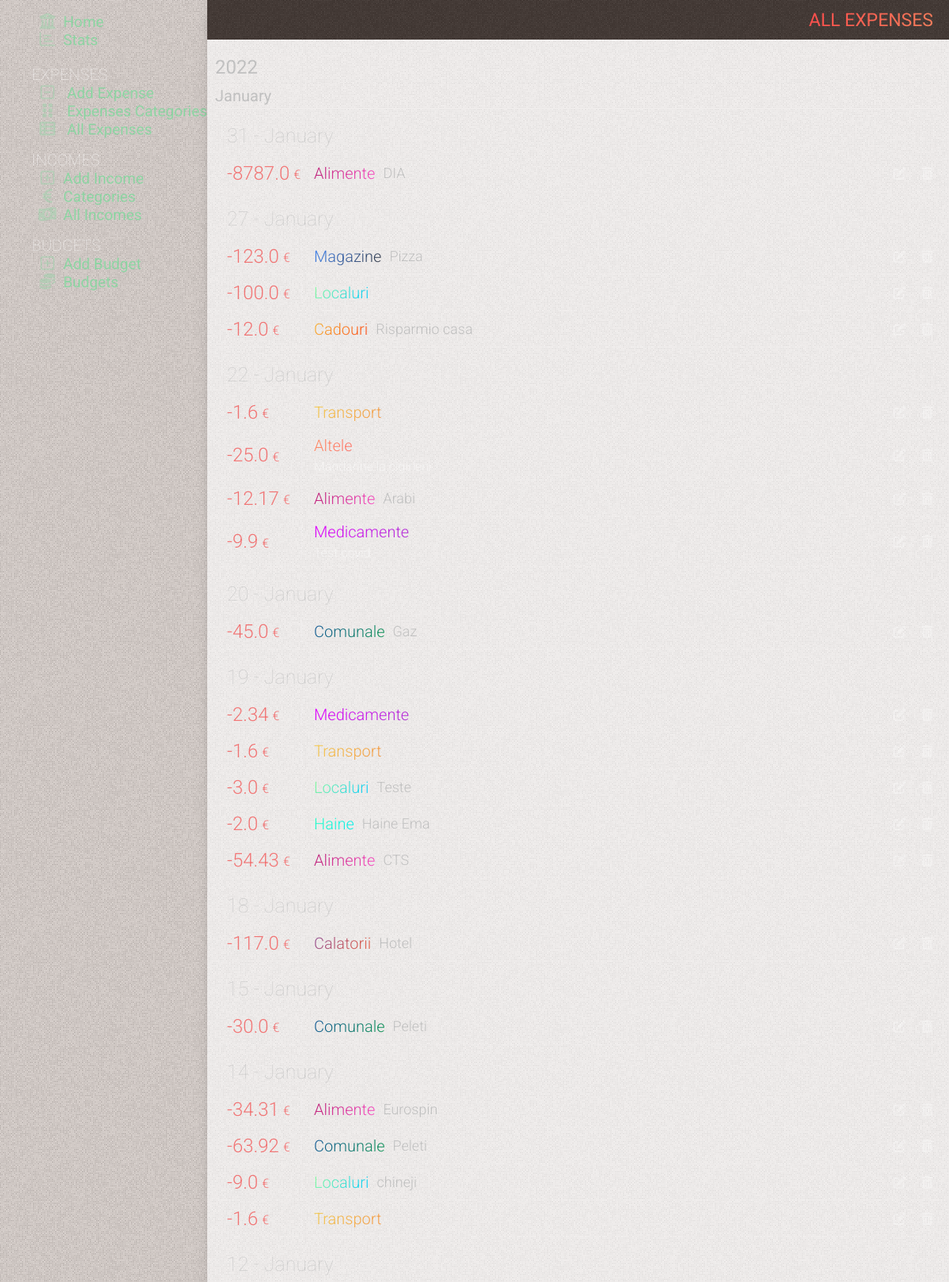
The app's page /all-expenses (upper part) with its own data.
### tables this page shows
CREATE TABLE expenses
(
    id          INTEGER PRIMARY KEY AUTOINCREMENT,
    date        TIMESTAMP NOT NULL DEFAULT CURRENT_TIMESTAMP,
    sum         REAL      NOT NULL,
    category    INTEGER   NOT NULL,
    subcategory INTEGER   NOT NULL,
    comment     TEXT

);

CREATE TABLE categories
(
    id    INTEGER PRIMARY KEY AUTOINCREMENT,
    name  TEXT NOT NULL,
    color TEXT,
    state TEXT DEFAULT false
);

CREATE TABLE subcategories
(
    id          INTEGER PRIMARY KEY AUTOINCREMENT,
    name        TEXT    NOT NULL,
    category_id INTEGER NOT NULL,
    state       TEXT DEFAULT false

);

### app.py (the view)
@app.route('/all-expenses')
def all_expenses():
    conn = get_db_connection()
    all_expenses = conn.execute(
        'SELECT sum, expenses.id as id, '
        'strftime("%d", date) as day, strftime("%m", date) as month, strftime("%Y", date) as year, '
        'categories.name as category, '
        'categories.color as color, '
        'subcategories.name as subcategory, '
        'comment '
        'FROM expenses '
        'LEFT JOIN categories on categories.id = expenses.category '
        'LEFT JOIN subcategories on subcategories.id = expenses.subcategory  '
        'ORDER BY date DESC').fetchall()
    conn.close()
    return render_template('all_expenses.html', title='All Expenses', gradient='text-gradient-red',
                           all_expenses=all_expenses)

### app.py (called while the page is built)
def get_db_connection():
    conn = sqlite3.connect('static/database.db')
    conn.row_factory = sqlite3.Row
    return conn

@app.template_filter('month_name')
def month_name(month_number):
    return calendar.month_name[month_number]

### templates/all_expenses.html (shortened to what this page needs)
{% extends 'base.html' %} {% block content %}
	<div class="page_title {{ gradient }}" >
		<span >{% block title %} {{ title }} {% endblock %}</span >
	</div >
	<div class="content" >
		{% if all_expenses|length == 0 %}
			<div class="no-results mt-50" >You have not added any expense yet. Click on (+) to add</div >
		{% else %}
			<div class="cards  relative" >
				{% for key, list in all_expenses|groupby('year')|sort(attribute='0', reverse=True) %}
					<div class="" >
						<div class="cards-year" >{{ key }} </div >
						{% for key2, list2 in list|groupby('month')|sort(attribute='0', reverse=True) %}
							<div class="" >
								<div class="cards-month" >{{ key2|int|month_name }}</div >
								{% for key3, list3 in list2|groupby('day')|sort(attribute='0', reverse=True) %}
									<div class=" subtitle2 mt-20 " >{{ key3 }} - {{ key2|int|month_name }} </div >
									{% for sum, id, day, month, year, category, color, subcategory, comment in list3 %}
										<div class="card flex items-center relative overflow-hidden flex-wrap " >
											<div class="flex items-center w-full" >
												<div class="card-info flex flex-1" >
													<div class="flex flex-1" >
														<span class="card-amount flex items-center" >  {{ sum }} <span >&euro;</span > </span >
														<div class="flex flex-col justify-center ml-15" >
															<div class="flex items-center" >
																<span class="{{ color }} card-category" >  {{ category }}  </span >
																{% if (subcategory != '') and (subcategory !=None) %}
																	<span class="card-subcategory ml-10" >  {{ subcategory }}  </span >
																{% endif %}
															</div >
															{% if (comment != '') and (comment !=None) %}
																<span class="block mt-5 card-comment" >  {{ comment }} </span >
															{% endif %}
														</div >
													</div >
													<div class="card-btns  flex items-center flex-shrink-0 ml-auto" >
														<a href="{{ id }}/edit" class="btn-ac" >
															<i class="fa-solid fa-pen-to-square" ></i >
														</a >
														<form action="{{ url_for('delete_income', id=id) }}" method="POST" >
															<button type="submit" class="btn-ac"
																			onclick="return confirm('Are you sure you want to delete this post?')" >
																<i class="fa-solid fa-trash-can" ></i >
															</button >
														</form >
													</div >
												</div >
											</div >
										</div >
									{% endfor %}
								{% endfor %}
							</div >
						{% endfor %}
					</div >
				{% endfor %}
			</div >
		{% endif %}
	</div >
{% endblock %}

### static/css/mmenu.css (style rules this page uses)
:root { --mm-line-height: 20px; --mm-listitem-size: 44px; --mm-navbar-size: 44px; --mm-offset-top: 0; --mm-offset-right: 0; --mm-offset-bottom: 0; --mm-offset-left: 0; --mm-color-border: rgba(0, 0, 0, 0.1); --mm-color-button: rgba(0, 0, 0, 0.3); --mm-color-text: rgba(0, 0, 0, 0.75); --mm-color-text-dimmed: rgba(0, 0, 0, 0.3); --mm-color-background: #f3f3f3; --mm-color-background-highlight: rgba(0, 0, 0, 0.05); --mm-color-background-emphasis: rgba(255, 255, 255, 0.4); --mm-shadow: 0 0 10px rgba(0, 0, 0, 0.3) }
:root { --mm-iconbar-size: 50px }
:root { --mm-iconpanel-size: 50px }
:root { --mm-sidebar-collapsed-size: 50px; --mm-sidebar-expanded-size: 440px }

### records on screen
expenses: sum "8787.0", name "Alimente", name "DIA"
expenses: sum "123.0", name "Magazine", name "Pizza"
expenses: sum "100.0", name "Localuri"
expenses: sum "12.0", name "Cadouri", name "Risparmio casa"
expenses: sum "1.6", name "Transport"
expenses: sum "25.0", name "Altele"
expenses: sum "12.17", name "Alimente", name "Arabi"
expenses: sum "9.9", name "Medicamente", comment "Test covid"
expenses: sum "45.0", name "Comunale", name "Gaz"
expenses: sum "2.34", name "Medicamente"
expenses: sum "1.6", name "Transport"
expenses: sum "3.0", name "Localuri", name "Teste"
expenses: sum "2.0", name "Haine", name "Haine Ema"
expenses: sum "54.43", name "Alimente", name "CTS"
expenses: sum "117.0", name "Calatorii", name "Hotel"
expenses: sum "30.0", name "Comunale", name "Peleti"
expenses: sum "34.31", name "Alimente", name "Eurospin"
expenses: sum "63.92", name "Comunale", name "Peleti"
expenses: sum "9.0", name "Localuri", name "chineji"
expenses: sum "1.6", name "Transport"

### other values on screen
{{ title }} "ALL EXPENSES"
{{ key }} "2022"
{{ key2|int|month_name }} "January"
{{ key3 }} "31" "27" "22" "20" "19" "18" "15" "14" "12"
{{ key2|int|month_name }} "January" "January" "January" "January" "January" "January" "January" "January" "January"
